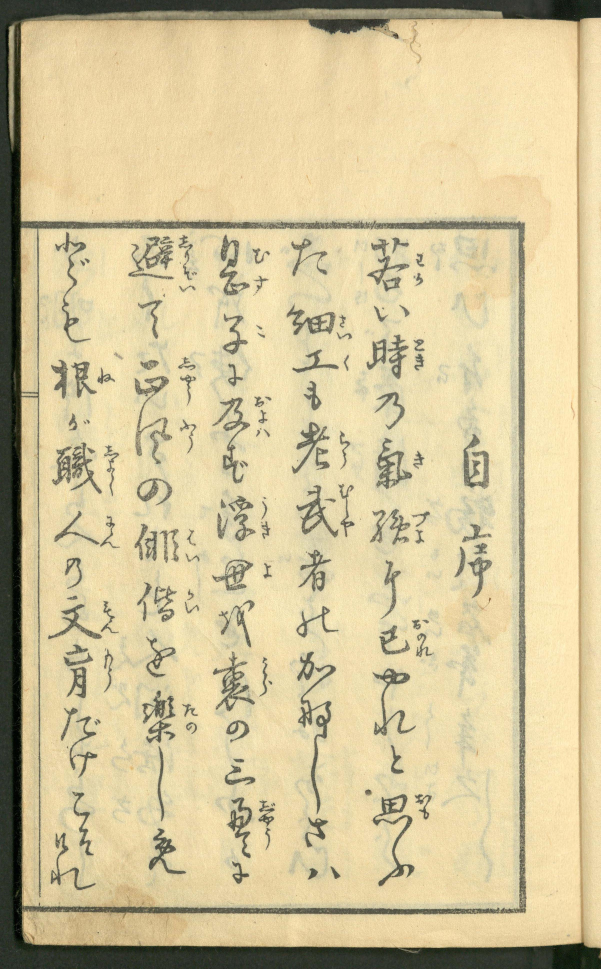
#> input picture sample_page.jpg, 2404 x 3874 px (shown at 1/4 size)
$ python -i my_functions.py   (imports and definitions only)
#> lines starting #> are read from the running program, lines starting #| are printed output that depends on the picture; after the words box and inside, x2 and y2 are one past the last pixel; in counts of white or black regions, pixels touching at a corner belong together
import matplotlib.pyplot as plt
import numpy as np
import pandas as pd
import multiprocessing as mp
from pathlib import Path


import keras.backend as K


from tqdm import tqdm
from matplotlib.patches import Rectangle
from skimage.filters import threshold_otsu
from skimage import color
from skimage.transform import resize
from keras.preprocessing.image import ImageDataGenerator


#Function to easily view images
# [231 lines left out: functions show_image, neural_network_f1, examine_f1, average_f1, convert_xdata, augment_classes and 1 more, not called in this run]


#Function which loads images, converts them to grayscale and resizes them into an x by x image
def process_images(file):
    """Takes a file path leading to an image or a numpy array as an input, and converts
    the images into grayscale and resizes all the images to a standard square size.

    Returns a numpy array consisting of 65 by 65 arrays which represent each of the images.
    """
#> called with file = 'sample_page.jpg'

    img_data = file

    #If the input is a file path
    if(type(file) != np.ndarray):
        #Read image file
        img_data = plt.imread(file)
#> img_data is the input picture: shape (3874, 2404, 3); mean R, G, B 211.2, 196.5, 155.4

    #Resize image
    img_data = resize(img_data,(64,64))
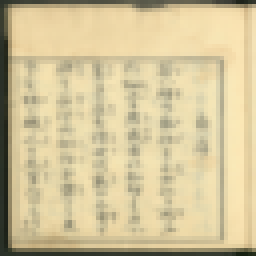
#> img_data: shape (64, 64, 3) float64 (shown 4 times larger); mean R, G, B 0.828, 0.771, 0.609
    #Convert it to grayscale
    img_data = color.rgb2gray(img_data)
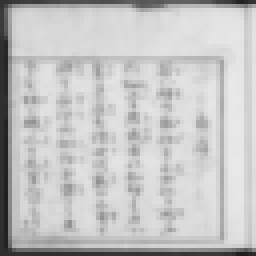
#> img_data: shape (64, 64) float64 (shown 4 times larger); min 0.114, max 0.916, mean 0.771
    #Find the critical value for threshoulding
    thresh_otsu = threshold_otsu(img_data)
#> thresh_otsu = 0.548
    #Apply thresholding
    img_data = img_data <= thresh_otsu
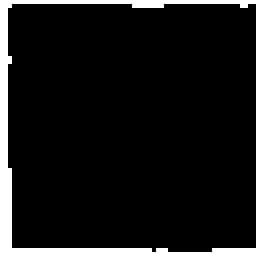
#> img_data: shape (64, 64) bool (shown 4 times larger); 8.2% white; 1 white region, box (x1, y1, x2, y2) and area: (0, 0, 64, 64) 335

    return img_data


#Function to parallelize image processing
# [152 lines left out: functions parallelize_process, total_less_than, total_greater_than, total_equal_to, find_characters, checkDuplicates and 2 more, not called in this run]


>>> result = process_images('sample_page.jpg')
